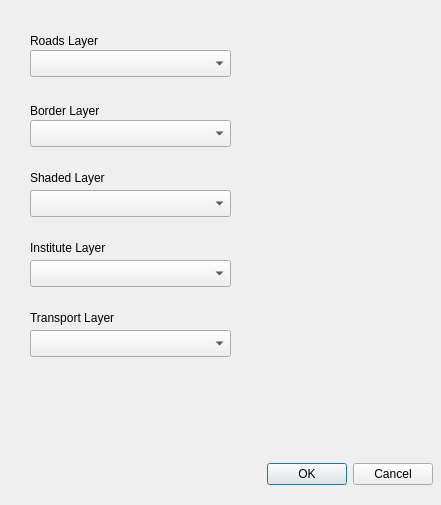
<?xml version="1.0" encoding="UTF-8"?>
<ui version="4.0">
 <class>WalkabilityCalcDialogBase</class>
 <widget class="QDialog" name="WalkabilityCalcDialogBase">
  <property name="geometry">
   <rect>
    <x>0</x>
    <y>0</y>
    <width>441</width>
    <height>505</height>
   </rect>
  </property>
  <property name="windowTitle">
   <string>Walkability calculator</string>
  </property>
  <widget class="QgsMapLayerComboBox" name="comboBoxRoadsLayer">
   <property name="geometry">
    <rect>
     <x>30</x>
     <y>50</y>
     <width>201</width>
     <height>27</height>
    </rect>
   </property>
  </widget>
  <widget class="QLabel" name="label">
   <property name="geometry">
    <rect>
     <x>30</x>
     <y>30</y>
     <width>201</width>
     <height>21</height>
    </rect>
   </property>
   <property name="text">
    <string>Roads Layer</string>
   </property>
  </widget>
  <widget class="QDialogButtonBox" name="button_box">
   <property name="geometry">
    <rect>
     <x>240</x>
     <y>460</y>
     <width>193</width>
     <height>28</height>
    </rect>
   </property>
   <property name="standardButtons">
    <set>QDialogButtonBox::Cancel|QDialogButtonBox::Ok</set>
   </property>
  </widget>
  <widget class="QLabel" name="label_2">
   <property name="geometry">
    <rect>
     <x>30</x>
     <y>100</y>
     <width>201</width>
     <height>21</height>
    </rect>
   </property>
   <property name="text">
    <string>Border Layer</string>
   </property>
  </widget>
  <widget class="QgsMapLayerComboBox" name="comboBoxBorderLayer">
   <property name="geometry">
    <rect>
     <x>30</x>
     <y>120</y>
     <width>201</width>
     <height>27</height>
    </rect>
   </property>
  </widget>
  <widget class="QLabel" name="label_3">
   <property name="geometry">
    <rect>
     <x>30</x>
     <y>170</y>
     <width>201</width>
     <height>16</height>
    </rect>
   </property>
   <property name="text">
    <string>Shaded Layer</string>
   </property>
  </widget>
  <widget class="QgsMapLayerComboBox" name="comboBoxShadedLayer">
   <property name="geometry">
    <rect>
     <x>30</x>
     <y>190</y>
     <width>201</width>
     <height>27</height>
    </rect>
   </property>
  </widget>
  <widget class="QgsMapLayerComboBox" name="comboBoxInstituteLayer">
   <property name="geometry">
    <rect>
     <x>30</x>
     <y>260</y>
     <width>201</width>
     <height>27</height>
    </rect>
   </property>
  </widget>
  <widget class="QLabel" name="label_4">
   <property name="geometry">
    <rect>
     <x>30</x>
     <y>240</y>
     <width>201</width>
     <height>16</height>
    </rect>
   </property>
   <property name="text">
    <string>Institute Layer</string>
   </property>
  </widget>
  <widget class="QLabel" name="label_5">
   <property name="geometry">
    <rect>
     <x>30</x>
     <y>310</y>
     <width>201</width>
     <height>16</height>
    </rect>
   </property>
   <property name="text">
    <string>Transport Layer</string>
   </property>
  </widget>
  <widget class="QgsMapLayerComboBox" name="comboBoxTransportLayer">
   <property name="geometry">
    <rect>
     <x>30</x>
     <y>330</y>
     <width>201</width>
     <height>27</height>
    </rect>
   </property>
  </widget>
 </widget>
 <customwidgets>
  <customwidget>
   <class>QgsMapLayerComboBox</class>
   <extends>QComboBox</extends>
   <header>qgsmaplayercombobox.h</header>
  </customwidget>
 </customwidgets>
 <resources/>
 <connections>
  <connection>
   <sender>button_box</sender>
   <signal>accepted()</signal>
   <receiver>WalkabilityCalcDialogBase</receiver>
   <slot>accept()</slot>
   <hints>
    <hint type="sourcelabel">
     <x>336</x>
     <y>243</y>
    </hint>
    <hint type="destinationlabel">
     <x>221</x>
     <y>132</y>
    </hint>
   </hints>
  </connection>
  <connection>
   <sender>button_box</sender>
   <signal>rejected()</signal>
   <receiver>WalkabilityCalcDialogBase</receiver>
   <slot>reject()</slot>
   <hints>
    <hint type="sourcelabel">
     <x>336</x>
     <y>243</y>
    </hint>
    <hint type="destinationlabel">
     <x>221</x>
     <y>132</y>
    </hint>
   </hints>
  </connection>
 </connections>
</ui>
